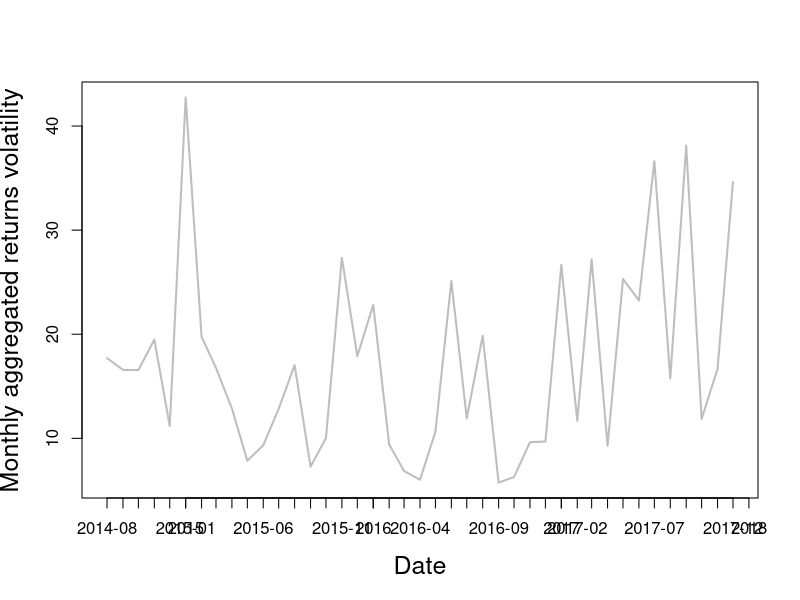

Source code (R):
require(jsonlite)
require(zoo)

##require(jsonlite)
##require(curl)
##require(zoo)
##json_file <- "http://crix.hu-berlin.de/data/crix.json"
##crix <- fromJSON(json_file)

crix <- read.csv("crixdata.csv", header=TRUE, sep=";")
crix$date = as.Date(crix$date)


#volatility of logreturns (monthly aggregated standard deviation)

returns= data.frame(date = as.yearmon(crix$date[-1], "%y-%m"), returns = diff(log(crix$price)))
agg.month= aggregate(returns ~ date, returns, sd)
agg.days = aggregate(returns ~ date, returns, length)
agg.month$days=agg.days$returns
agg.month$date=as.Date(agg.month$date)
colnames(agg.month)=c("date", "month.std", "days")
agg.month$monthlyvola=sqrt(agg.month$days)*agg.month$month.std*100

plot(agg.month$date, agg.month$monthlyvola, type = "l", col = "grey",lwd = 2, xlab = "Date",
     ylab = "Monthly aggregated returns volatility", cex.lab = 1.5)
axis(1,at=agg.month$date,labels=format(agg.month$date,"%Y-%m"),las=1)
